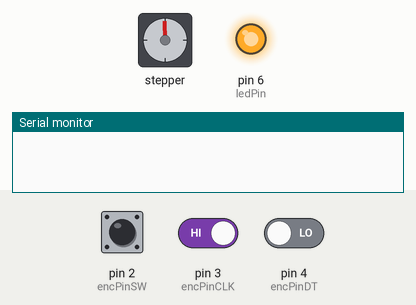
Bench run of a sketch on a simulated Arduino Uno, built with avr-gcc and run on an emulated ATmega328P. On the bench: stepper motor, output pins drawn as LEDs (lit = HIGH), the last lines printed to the serial monitor. Dashed ring = blinking. The test bench sets the inputs (shaded band); at power-on: pin 2 (encPinSW) HIGH, pin 3 (encPinCLK) HIGH, pin 4 (encPinDT) LOW. Stepper angles assume 4096 steps per turn.

Above: at 1.2 s.
1.3 s: pin 2 (encPinSW) pulled LOW for 0.15 s
At 1.7 s:
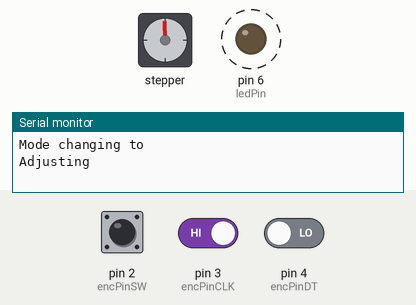
4.4 s: pin 3 (encPinCLK) driven LOW
At 5.05 s:
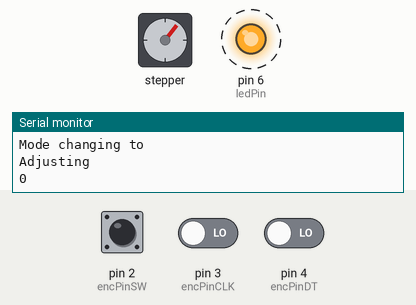
At 6.25 s:
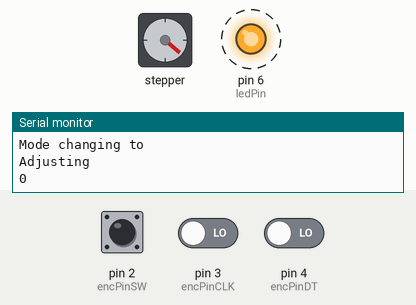
7.4 s: pin 3 (encPinCLK) driven HIGH
10.4 s: pin 2 (encPinSW) pulled LOW for 1 s
12.9 s: pin 2 (encPinSW) driven LOW and pin 3 (encPinCLK) driven LOW
At 14.55 s:
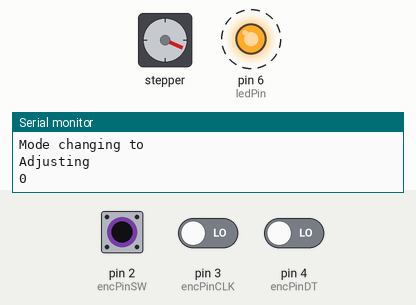
15.9 s: pin 2 (encPinSW) pulsed HIGH 5 times (0.12 s each, 0.3 s apart)
Timing chart, 0 to 19.9 s (numbered marks = the images above; inputs shaded):
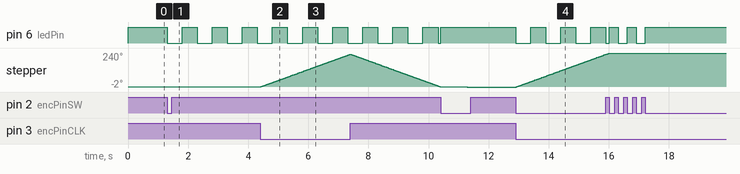

Measured:
- after the input at 1.3 s, pin 6 (ledPin): alternates HIGH for 0.50 s and LOW for 0.50 s, starting at once; stepper: stops changing and stays -1°
- after the input at 4.4 s, stepper: keeps turning clockwise at about 78°/s, starting at once
- after the input at 12.9 s, pin 6 (ledPin): alternates HIGH for 0.50 s and LOW for 0.50 s, starting at once

The sketch:

ControlClock.ino
```cpp
#include <AccelStepper.h>
#include <Encoder.h>
// Motor pin definitions:
#define motorPin1  10      // IN1 on the ULN2003 driver
#define motorPin2  11      // IN2 on the ULN2003 driver
#define motorPin3  12     // IN3 on the ULN2003 driver
#define motorPin4  13     // IN4 on the ULN2003 driver

#define encPinCLK 3
#define encPinDT 4
#define encPinSW 2
#define btnPin 8
#define ledPin 6

#define MotorInterfaceType 8

#define MODE_RUN 0
#define MODE_ADJUST 1

int stepsPerRevolution = 4096;
float speedForMinute = stepsPerRevolution * 5 / 60; // 5 circle of 12 gear to complete the 60 teeth gear. Divide it to 60 seconds, the result is steps per second.
float speedForHour = speedForMinute / 60; //Slow the speed down to 60 times. 0

float speed = 5;

int moveTo = 0;

AccelStepper stepper = AccelStepper(MotorInterfaceType, motorPin1, motorPin3, motorPin2, motorPin4);


int mode = MODE_RUN;
int direction = -1;
long timeOfLastBlinking = 0;
int dealyOfBlinking = 500;
int ledState = LOW;

int encCLK;

void setup() {
  stepper.setMaxSpeed(1000);
  pinMode(ledPin, OUTPUT);
  pinMode(encPinSW, INPUT_PULLUP);
  pinMode(encPinCLK, INPUT);
  attachInterrupt(digitalPinToInterrupt(encPinCLK), encoder_detect, CHANGE);
  attachInterrupt(digitalPinToInterrupt(encPinSW), button_detect, FALLING);

  Serial.begin(9600);

  encCLK = digitalRead(encPinCLK);
  // encDT = digitalRead(encPinDT);
}

void loop() {
  // put your main code here, to run repeatedly:

  if(mode == MODE_RUN){
    led(HIGH);
    speed = speedForHour;
    stepper.setSpeed(speed * direction);
    stepper.runSpeed();

  }else{
    led(getLedState());
    if(direction != 0){
      speed = 1000;
      stepper.setSpeed(speed * direction);
      stepper.runSpeed();
    }
  }
}

int getLedState(){
  long currentTime = millis();
  // Serial.println(currentTime - timeOfLastBlinking );
  if(currentTime - timeOfLastBlinking > dealyOfBlinking){
    // Serial.println(ledState);
    led(ledState);
    ledState = !ledState;
    timeOfLastBlinking = currentTime;
  }

  return ledState;
}

void led(int state){
  digitalWrite(ledPin, state);
}

void encoder_detect ()  {
  if(mode == MODE_ADJUST){

    int currentCLK = digitalRead(encPinCLK);
    Serial.println(currentCLK);
    if(currentCLK != encCLK)
    {
      if(digitalRead(encPinDT) != currentCLK)
      {
        moveTo++;
        direction = -1;
      }
      else
      {
        moveTo--;
        direction = 1;
      }
    }
      encCLK = currentCLK;
  }
}

void button_detect()
{
  // mode = !mode;
  Serial.println("Mode changing to");
  if(mode == MODE_ADJUST){
    Serial.println("Running");
    direction = -1;
    mode = MODE_RUN;
  }else{
    Serial.println("Adjusting");
    stepper.stop();
    direction = 0;
    mode = MODE_ADJUST;
    timeOfLastBlinking = millis();
  }
}
```
